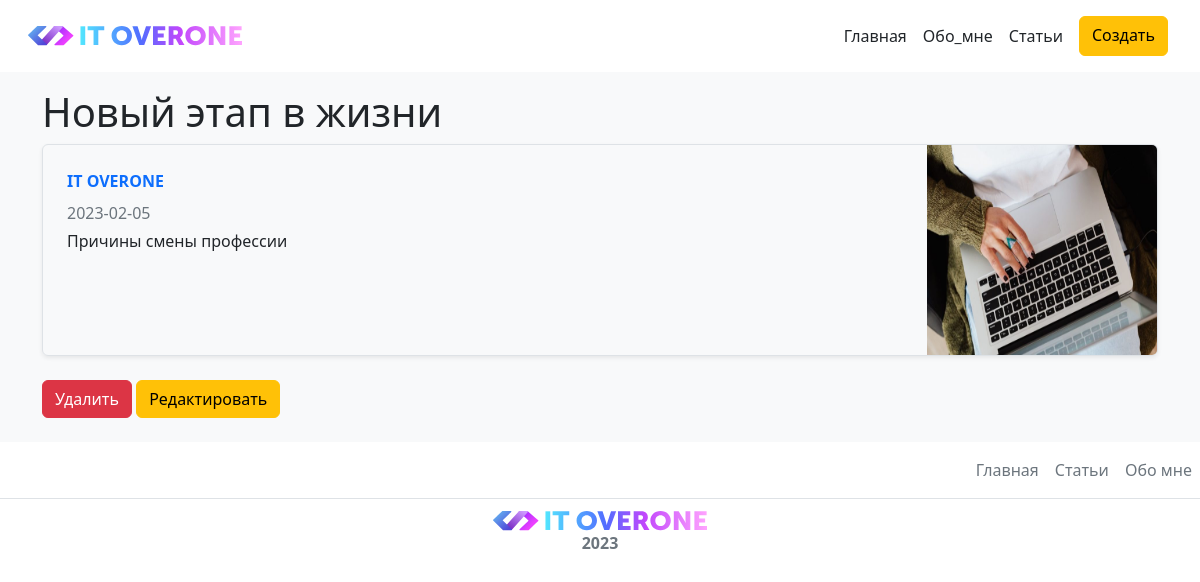
The page /posts/2 on the database its author committed.
### app.py (models this page shows, shortened)
class Article(db.Model):
    id = db.Column(db.Integer, primary_key=True)
    title = db.Column(db.String(100), nullable=False)
    intro = db.Column(db.String(300), nullable=False)
    text = db.Column(db.Text, nullable=False)
    date = db.Column(db.DateTime, default=datetime.utcnow)
    updated = db.Column(db.DateTime, default=datetime.utcnow, onupdate=datetime.utcnow)

### app.py (the view)
@app.route('/posts/<int:id>')
def post_detail(id):
    article = Article.query.get(id)
    return render_template('post_detail.html', article=article)

### templates/post_detail.html (shortened to what this page needs)
{% extends 'base.html' %}
{% block content %}
<div class="p-3 mb-2 bg-light text-dark bg-light">
    <main class="container">
        <h1>{{article.title}}</h1>
        <div class="row mb-2">
            <div class="col-md-12">
                <div class="row g-0 border rounded overflow-hidden flex-md-row mb-4 shadow-sm h-md-250 position-relative">
                    <div class="col p-4 d-flex flex-column position-static">
                        <strong class="d-inline-block mb-2 text-primary">IT OVERONE</strong>
                        <div class="mb-1 text-muted">{{article.date.date()}}</div>
                        <p class="card-text mb-auto">{{article.text}}</p>
                    </div>
                    <div class="col-auto d-none d-lg-block">
                        <img src="{{ url_for('static', filename='css/img/it-792x528.jpg') }}" width="230" height="210">
                    </div>
                </div>
                <a href="/posts/{{article.id}}/delete" class="btn btn-danger">Удалить</a>
                <a href="/posts/{{article.id}}/update" class="btn btn-warning">Редактировать</a>
            </div>
        </div>
    </main>
</div>
{% endblock %}

### rows shown on the page
Article: title "Новый этап в жизни", date "2023-02-05", text "Причины смены профессии"
